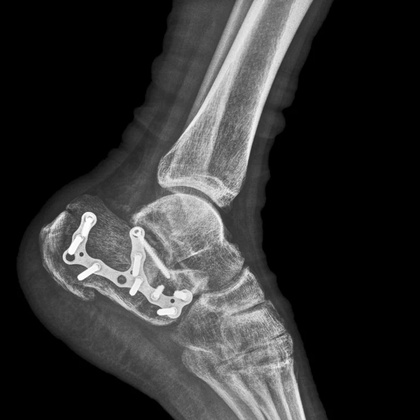
%> input picture exp3/x-ray.jpg, 420 x 420 px, shrunk from 768 x 768 before the run
$ octave exp3_ex3.m   (GNU Octave 9; MATLAB toolbox functions it lacks are replaced by stand-ins)
%> lines starting %> are read from the running program, lines starting %| are printed output that depends on the picture
clc; clear;
image = rgb2gray(imread('exp3/x-ray.jpg'));
%> image: size 420x420 uint8; min 0, max 255, mean 50.8
[h, w] = size(image);
%> h = 420; w = 420
colorimage = zeros(h, w, 3);

color_indices = discretize(double(image), [0, 63, 127, 191, 256]);
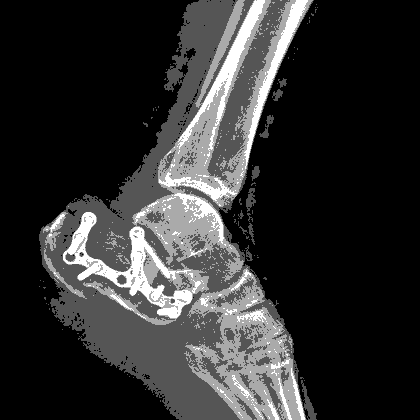
%> color_indices: size 420x420 double; min 1, max 4, mean 1.57; drawn with min black and max white

colors = [
    0, 0, 255;      % Blue
    128, 0, 128;    % Purple
    0, 255, 0;      % Green
    255, 0, 0       % Red
];

for i = 1:h
    for j = 1:w
        colorimage(i, j, :) = colors(color_indices(i, j), :);
    end
end
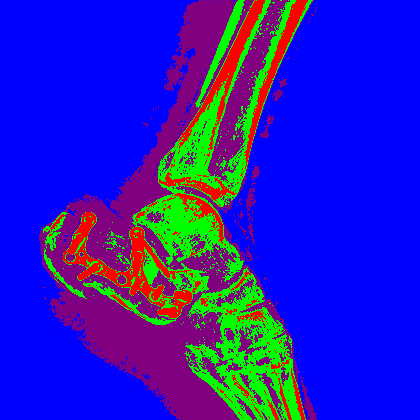
%> colorimage: size 420x420x3 double; mean R, G, B 37.5, 28.6, 189.1

subplot(121); imshow(image); title('Original Image');
subplot(122); imshow(uint8(colorimage)); title('False Color Image');
